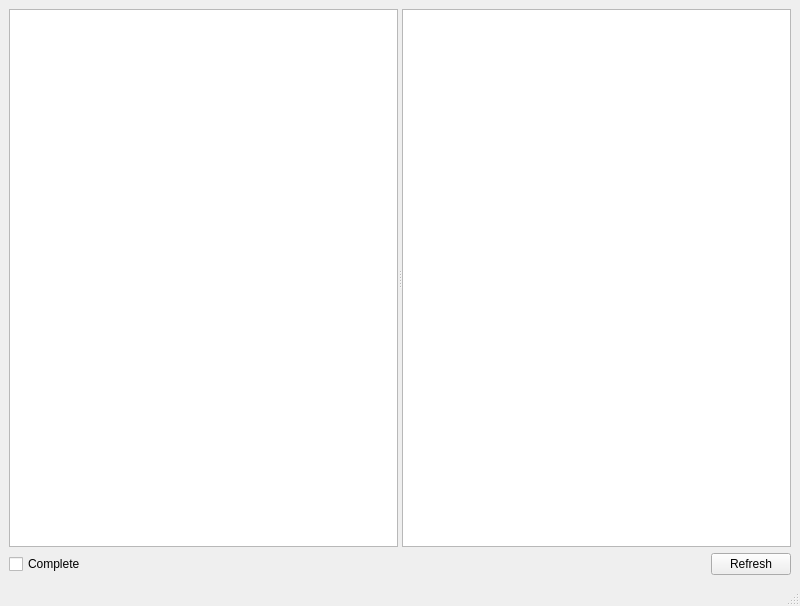
<?xml version="1.0" encoding="UTF-8"?>
<ui version="4.0">
 <class>main_window</class>
 <widget class="QMainWindow" name="main_window">
  <property name="geometry">
   <rect>
    <x>0</x>
    <y>0</y>
    <width>800</width>
    <height>606</height>
   </rect>
  </property>
  <property name="windowTitle">
   <string>MainWindow</string>
  </property>
  <widget class="QWidget" name="central_widget">
   <property name="minimumSize">
    <size>
     <width>0</width>
     <height>559</height>
    </size>
   </property>
   <layout class="QVBoxLayout" name="verticalLayout">
    <item>
     <widget class="QSplitter" name="splitter">
      <property name="sizePolicy">
       <sizepolicy hsizetype="Expanding" vsizetype="Expanding">
        <horstretch>0</horstretch>
        <verstretch>0</verstretch>
       </sizepolicy>
      </property>
      <property name="orientation">
       <enum>Qt::Horizontal</enum>
      </property>
      <widget class="QTextBrowser" name="text_browser_1"/>
      <widget class="QTextBrowser" name="text_browser_2"/>
     </widget>
    </item>
    <item>
     <layout class="QHBoxLayout" name="horizontalLayout">
      <item>
       <widget class="QCheckBox" name="complete_checkbox">
        <property name="text">
         <string>Complete</string>
        </property>
       </widget>
      </item>
      <item>
       <spacer name="horizontalSpacer">
        <property name="orientation">
         <enum>Qt::Horizontal</enum>
        </property>
        <property name="sizeHint" stdset="0">
         <size>
          <width>40</width>
          <height>20</height>
         </size>
        </property>
       </spacer>
      </item>
      <item>
       <widget class="QPushButton" name="refresh_button">
        <property name="text">
         <string>Refresh</string>
        </property>
       </widget>
      </item>
     </layout>
    </item>
   </layout>
  </widget>
  <widget class="QMenuBar" name="menu_bar">
   <property name="geometry">
    <rect>
     <x>0</x>
     <y>0</y>
     <width>800</width>
     <height>24</height>
    </rect>
   </property>
  </widget>
  <widget class="QStatusBar" name="status_bar"/>
 </widget>
 <resources/>
 <connections/>
</ui>
